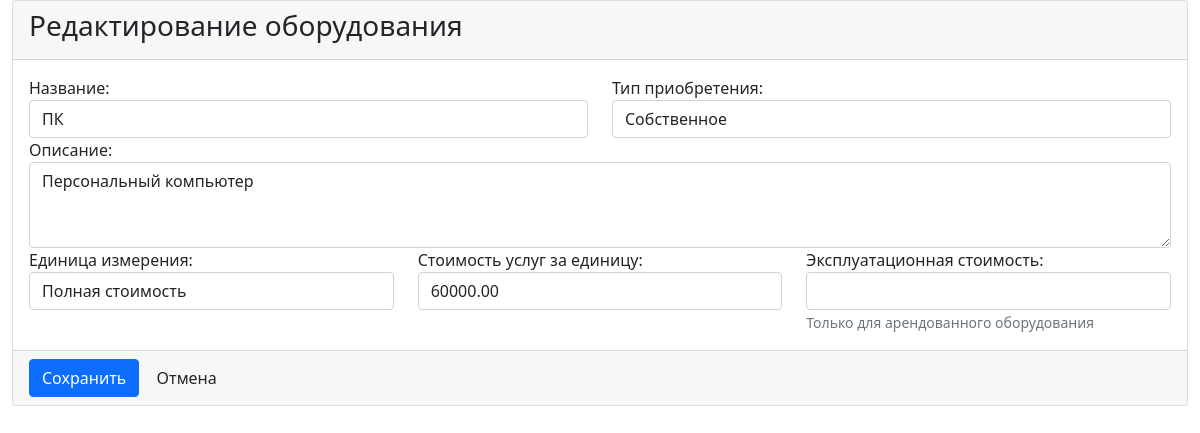
/equipment/update/4/, run on the app's committed database.
### equipment/models.py (models this page shows, shortened)
class Equipment(models.Model):
    ACQUISITION_TYPES = [
        ('own', 'Собственное'),
        ('rent', 'В аренде'),
    ]
    UNIT_TYPES = [
        ('hours', 'Часы'),
        ('days', 'Дни'),
        ('full', 'Полная стоимость'),
    ]
    name = models.CharField(max_length=200, verbose_name='Название')
    description = models.TextField(verbose_name='Описание', blank=True)
    acquisition_type = models.CharField(
        max_length=10,
        choices=ACQUISITION_TYPES,
        verbose_name='Тип приобретения'
    )
    operational_cost = models.DecimalField(
        max_digits=10,
        decimal_places=2,
        verbose_name='Эксплуатационная стоимость',
        null=True,
        blank=True
    )
    unit = models.CharField(
        max_length=10,
        choices=UNIT_TYPES,
        verbose_name='Единица измерения'
    )
    service_cost_per_unit = models.DecimalField(
        max_digits=10,
        decimal_places=2,
        verbose_name='Стоимость услуг за единицу измерения'
    )
    is_active = models.BooleanField(default=True, verbose_name='Активно')
    created_at = models.DateTimeField(auto_now_add=True)
    updated_at = models.DateTimeField(auto_now=True)
    class Meta:
        verbose_name = 'Оборудование'
        verbose_name_plural = 'Оборудование'
        ordering = ['name']

### equipment/views.py (the view, shortened to what this page needs)
# urls.py: path('update/<int:pk>/', views.EquipmentUpdateView.as_view(), name='update'),
class EquipmentUpdateView(UpdateView):
    model = Equipment
    form_class = EquipmentForm
    template_name = 'equipment/equipment_form.html'
    success_url = reverse_lazy('equipment:list')
    def get_context_data(self, **kwargs):
        context = super().get_context_data(**kwargs)
        context['active_equipment_count'] = Equipment.objects.filter(is_active=True).count()
        return context

### equipment/forms.py (shortened to what this page needs)
class EquipmentForm(forms.ModelForm):
    class Meta:
        model = Equipment
        fields = [
            'name', 'description', 'acquisition_type',
            'operational_cost', 'unit', 'service_cost_per_unit'
        ]
        widgets = {
            'name': forms.TextInput(attrs={'class': 'form-control'}),
            'description': forms.Textarea(attrs={'class': 'form-control', 'rows': 3}),
            'acquisition_type': forms.Select(attrs={'class': 'form-control'}),
            'operational_cost': forms.NumberInput(attrs={'class': 'form-control'}),
            'unit': forms.Select(attrs={'class': 'form-control'}),
            'service_cost_per_unit': forms.NumberInput(attrs={'class': 'form-control'}),
        }
        labels = {
            'name': 'Название',
            'description': 'Описание',
            'acquisition_type': 'Тип приобретения',
            'operational_cost': 'Эксплуатационная стоимость',
            'unit': 'Единица измерения',
            'service_cost_per_unit': 'Стоимость услуг за единицу',
        }

### equipment/templates/equipment/equipment_form.html (shortened to what this page needs)
{% extends 'base.html' %}
{% load static %}
{% block content %}
<div class="container-fluid">
    <div class="row">
        <div class="col-12">
            <div class="card">
                <div class="card-header">
                    <h3 class="card-title">{% if object %}Редактирование{% else %}Добавление{% endif %} оборудования</h3>
                </div>
                <form method="post">
                    <div class="card-body">
                        <div class="row">
                            <div class="col-md-6">
                                <div class="form-group">
                                    {{ form.name.label_tag }}
                                    {{ form.name }}
                                </div>
                            </div>
                            <div class="col-md-6">
                                <div class="form-group">
                                    {{ form.acquisition_type.label_tag }}
                                    {{ form.acquisition_type }}
                                </div>
                            </div>
                        </div>
                        <div class="form-group">
                            {{ form.description.label_tag }}
                            {{ form.description }}
                        </div>
                        <div class="row">
                            <div class="col-md-4">
                                <div class="form-group">
                                    {{ form.unit.label_tag }}
                                    {{ form.unit }}
                                </div>
                            </div>
                            <div class="col-md-4">
                                <div class="form-group">
                                    {{ form.service_cost_per_unit.label_tag }}
                                    {{ form.service_cost_per_unit }}
                                </div>
                            </div>
                            <div class="col-md-4">
                                <div class="form-group">
                                    {{ form.operational_cost.label_tag }}
                                    {{ form.operational_cost }}
                                    <small class="form-text text-muted">Только для арендованного оборудования</small>
                                </div>
                            </div>
                        </div>
                    </div>
                    <div class="card-footer">
                        <button type="submit" class="btn btn-primary">Сохранить</button>
                        <a href="{% url 'equipment:list' %}" class="btn btn-default">Отмена</a>
                    </div>
                </form>
            </div>
        </div>
    </div>
</div>
{% endblock %}

### data on the page
Equipment: name "ПК", acquisition_type "Собственное", description "Персональный компьютер", unit "Полная стоимость", service_cost_per_unit "60000.00"
